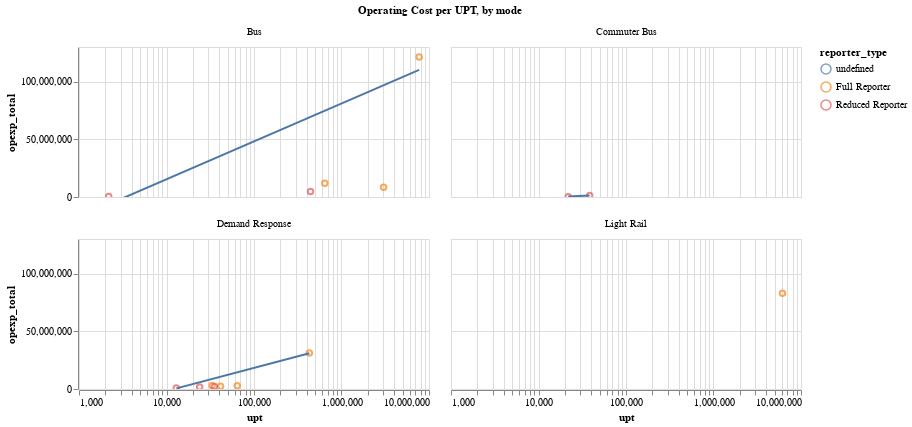

Notebook code cell kept with this figure:
### Markdown cell above
### Operating cost per trip
Lower is better

### Code cell
make_scatter(
    data=df[df["year"] == "2023"],
    y_ax="opexp_total",
    x_ax="upt",
    color="reporter_type",
    log_scale=True,
    lin_y_ax=True,
    chart_title=""
).facet(
    facet=alt.Facet("mode",
                   title="Operating Cost per UPT, by mode"),
    columns=2,
)

### Figure 1 — Vega-Lite specification as saved in the notebook (floating-point values rounded to 4 significant figures)
{"config": {"view": {"continuousWidth": 300, "continuousHeight": 300}}, "data": {"name": "data-da3bdcf3328d25ecd9ac3e7b34a2fa37"}, "facet": {"field": "mode", "title": "Operating Cost per UPT, by mode", "type": "nominal"}, "spec": {"layer": [{"mark": {"type": "point"}, "encoding": {"color": {"field": "reporter_type", "type": "nominal"}, "tooltip": [{"field": "upt", "type": "quantitative"}, {"field": "opexp_total", "type": "quantitative"}, {"field": "agency_name", "type": "nominal"}], "x": {"field": "upt", "scale": {"type": "log"}, "type": "quantitative"}, "y": {"field": "opexp_total", "type": "quantitative"}}, "name": "view_8", "title": ""}, {"mark": {"type": "line"}, "encoding": {"color": {"field": "reporter_type", "type": "nominal"}, "tooltip": [{"field": "upt", "type": "quantitative"}, {"field": "opexp_total", "type": "quantitative"}, {"field": "agency_name", "type": "nominal"}], "x": {"field": "upt", "scale": {"type": "log"}, "type": "quantitative"}, "y": {"field": "opexp_total", "type": "quantitative"}}, "title": "", "transform": [{"on": "upt", "regression": "opexp_total"}]}], "height": 150, "width": 350}, "columns": 2, "params": [{"name": "param_8", "select": {"type": "interval", "encodings": ["x", "y"]}, "bind": "scales", "views": ["view_8"]}], "$schema": "https://vega.github.io/schema/vega-lite/v5.20.1.json", "datasets": {"data-da3bdcf3328d25ecd9ac3e7b34a2fa37": [{"agency_name": "City of Davis (DCT) - Transit/Parks and Community Services", "agency_status": "Active", "city": "Davis", "mode": "Demand Response", "service": "Directly Operated", "ntd_id": "90167", "reporter_type": "Reduced Reporter", "reporting_module": "Urban", "state": "CA", "primary_uza_name": "Davis, CA", "year": "2023", "upt": 12956, "vrh": 4558, "vrm": 47130, "opexp_total": 910233, "RTPA": "Sacramento Area Council of Governments", "_merge": "both"}, {"agency_name": "County of Sacramento Municipal Services Agency (SCT Link) - Department of Transportation", "agency_status": "Active", "city": "Sacramento", "mode": "Demand Response", "service": "Purchased Transportation", "ntd_id": "90216", "reporter_type": "Reduced Reporter", "reporting_module": "Urban", "state": "CA", "primary_uza_name": "Sacramento, CA", "year": "2023", "upt": 23933, "vrh": 8420, "vrm": 93665, "opexp_total": 1761821, "RTPA": "Sacramento Area Council of Governments", "_merge": "both"}, {"agency_name": "County of Sacramento Municipal Services Agency (SCT Link) - Department of Transportation", "agency_status": "Active", "city": "Sacramento", "mode": "Commuter Bus", "service": "Purchased Transportation", "ntd_id": "90216", "reporter_type": "Reduced Reporter", "reporting_module": "Urban", "state": "CA", "primary_uza_name": "Sacramento, CA", "year": "2023", "upt": 21872, "vrh": 8941, "vrm": 258550, "opexp_total": 329434, "RTPA": "Sacramento Area Council of Governments", "_merge": "both"}, {"agency_name": "County of Sacramento Municipal Services Agency (SCT Link) - Department of Transportation", "agency_status": "Active", "city": "Sacramento", "mode": "Bus", "service": "Purchased Transportation", "ntd_id": "90216", "reporter_type": "Reduced Reporter", "reporting_module": "Urban", "state": "CA", "primary_uza_name": "Sacramento, CA", "year": "2023", "upt": 2184, "vrh": 2094, "vrm": 65959, "opexp_total": 501557, "RTPA": "Sacramento Area Council of Governments", "_merge": "both"}, {"agency_name": "Paratransit, Inc.", "agency_status": "Active", "city": "Sacramento", "mode": "Demand Response", "service": "Directly Operated", "ntd_id": "90223", "reporter_type": "Full Reporter", "reporting_module": "Urban", "state": "CA", "primary_uza_name": "Sacramento, CA", "year": "2023", "upt": 41481, "vrh": 25080, "vrm": 424440, "opexp_total": 2373789, "RTPA": "Sacramento Area Council of Governments", "_merge": "both"}, {"agency_name": "Sacramento Regional Transit District", "agency_status": "Active", "city": "Sacramento", "mode": "Demand Response", "service": "Purchased Transportation - Transportation Network Company", "ntd_id": "90019", "reporter_type": "Full Reporter", "reporting_module": "Urban", "state": "CA", "primary_uza_name": "Sacramento, CA", "year": "2023", "upt": 64291, "vrh": 24023, "vrm": 529423, "opexp_total": 2875752, "RTPA": "Sacramento Area Council of Governments", "_merge": "both"}, {"agency_name": "Sacramento Regional Transit District", "agency_status": "Active", "city": "Sacramento", "mode": "Light Rail", "service": "Directly Operated", "ntd_id": "90019", "reporter_type": "Full Reporter", "reporting_module": "Urban", "state": "CA", "primary_uza_name": "Sacramento, CA", "year": "2023", "upt": 6140920, "vrh": 199774, "vrm": 3588470, "opexp_total": 83048077, "RTPA": "Sacramento Area Council of Governments", "_merge": "both"}, {"agency_name": "Sacramento Regional Transit District", "agency_status": "Active", "city": "Sacramento", "mode": "Demand Response", "service": "Directly Operated", "ntd_id": "90019", "reporter_type": "Full Reporter", "reporting_module": "Urban", "state": "CA", "primary_uza_name": "Sacramento, CA", "year": "2023", "upt": 429347, "vrh": 176917, "vrm": 2695918, "opexp_total": 31106478, "RTPA": "Sacramento Area Council of Governments", "_merge": "both"}, {"agency_name": "Sacramento Regional Transit District", "agency_status": "Active", "city": "Sacramento", "mode": "Bus", "service": "Directly Operated", "ntd_id": "90019", "reporter_type": "Full Reporter", "reporting_module": "Urban", "state": "CA", "primary_uza_name": "Sacramento, CA", "year": "2023", "upt": 7715110, "vrh": 618702, "vrm": 7219695, "opexp_total": 121328770, "RTPA": "Sacramento Area Council of Governments", "_merge": "both"}, {"agency_name": "University of California, Davis (ASUCD) - Associated Students of the University of California, Davis", "agency_status": "Active", "city": "Davis", "mode": "Bus", "service": "Directly Operated", "ntd_id": "90142", "reporter_type": "Full Reporter", "reporting_module": "Urban", "state": "CA", "primary_uza_name": "Davis, CA", "year": "2023", "upt": 3028186, "vrh": 66932, "vrm": 697377, "opexp_total": 8411384, "RTPA": "Sacramento Area Council of Governments", "_merge": "both"}, {"agency_name": "Yolo County Transportation District (YCTD)", "agency_status": "Active", "city": "Woodland", "mode": "Demand Response", "service": "Purchased Transportation", "ntd_id": "90090", "reporter_type": "Full Reporter", "reporting_module": "Urban", "state": "CA", "primary_uza_name": "Sacramento, CA", "year": "2023", "upt": 33216, "vrh": 22370, "vrm": 407483, "opexp_total": 2937160, "RTPA": "Sacramento Area Council of Governments", "_merge": "both"}, {"agency_name": "Yolo County Transportation District (YCTD)", "agency_status": "Active", "city": "Woodland", "mode": "Bus", "service": "Purchased Transportation", "ntd_id": "90090", "reporter_type": "Full Reporter", "reporting_module": "Urban", "state": "CA", "primary_uza_name": "Sacramento, CA", "year": "2023", "upt": 644178, "vrh": 71370, "vrm": 1576566, "opexp_total": 11917092, "RTPA": "Sacramento Area Council of Governments", "_merge": "both"}, {"agency_name": "Yuba-Sutter Transit Authority (YSTA)", "agency_status": "Active", "city": "Marysville", "mode": "Bus", "service": "Purchased Transportation", "ntd_id": "90061", "reporter_type": "Reduced Reporter", "reporting_module": "Urban", "state": "CA", "primary_uza_name": "Yuba City, CA", "year": "2023", "upt": 442664, "vrh": 41852, "vrm": 497053, "opexp_total": 4741997, "RTPA": "Sacramento Area Council of Governments", "_merge": "both"}, {"agency_name": "Yuba-Sutter Transit Authority (YSTA)", "agency_status": "Active", "city": "Marysville", "mode": "Demand Response", "service": "Purchased Transportation", "ntd_id": "90061", "reporter_type": "Reduced Reporter", "reporting_module": "Urban", "state": "CA", "primary_uza_name": "Yuba City, CA", "year": "2023", "upt": 35256, "vrh": 17502, "vrm": 211943, "opexp_total": 2125604, "RTPA": "Sacramento Area Council of Governments", "_merge": "both"}, {"agency_name": "Yuba-Sutter Transit Authority (YSTA)", "agency_status": "Active", "city": "Marysville", "mode": "Commuter Bus", "service": "Purchased Transportation", "ntd_id": "90061", "reporter_type": "Reduced Reporter", "reporting_module": "Urban", "state": "CA", "primary_uza_name": "Yuba City, CA", "year": "2023", "upt": 38456, "vrh": 6960, "vrm": 266963, "opexp_total": 1329474, "RTPA": "Sacramento Area Council of Governments", "_merge": "both"}]}}
